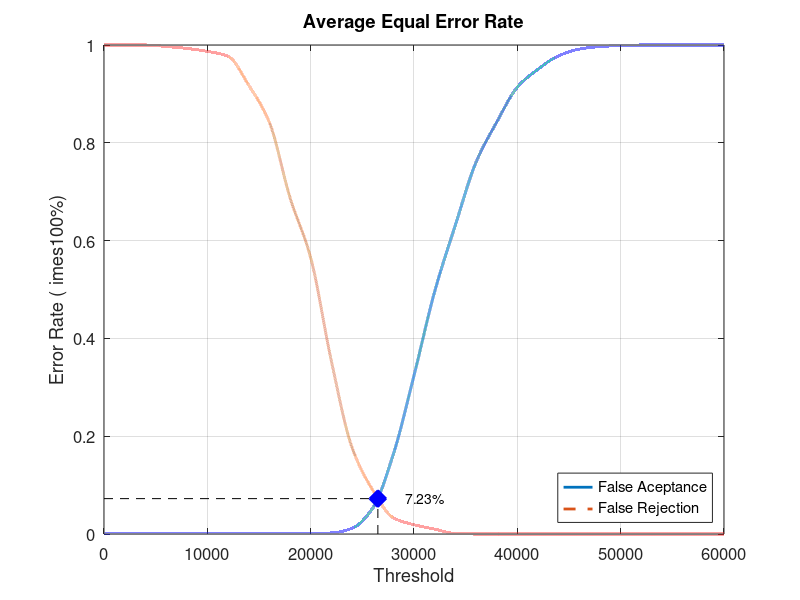
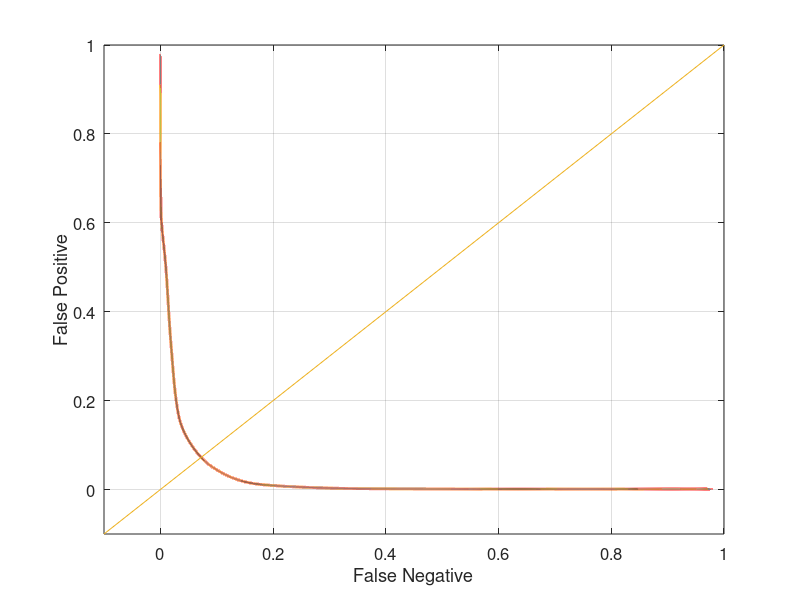

Write MATLAB code to recreate these figures, in order.
close all;
clear;
clc;
x = 0:2000:60000;
xq = 0:0.5:60000;

y0 = [0 0.00105263 0.00105263 0.00105263 0.00105263 0.00105263 0.00105263 0.00105263 0.00105263 0.00105263 0.00105263 0.00210526 0.0115789 0.0526316 0.163158 0.324211 0.495789 0.631579 0.76 0.842105 0.913684 0.950526 0.977895 0.991579 0.996842 0.998947 1 1 1 1 1]
yy0 = interp1(x, y0, xq, 'pchip');
y1 = [1 1 1 0.997 0.993 0.987 0.977 0.918 0.842 0.688 0.565 0.354 0.177 0.09 0.033 0.019 0.01 0.001 0 0 0 0 0 0 0 0 0 0 0 0 0]
yy1 = interp1(x, y1, xq, 'pchip');

% Calculating EER: 
y2 = abs(y0 - y1);
find(y2 == min(y2))
yy2 = abs(yy0 - yy1);
xEER = find(yy2 == min(yy2));
xEERIndex = xq(xEER) % X-axis EER
yEER = yy0(xEER) % Y-axis EER

main = figure
plot(xq, yy0,'-','LineWidth', 2);	hold on
plot(xq, yy1,'--','LineWidth', 2);	hold on
plot([xEERIndex xEERIndex], [0 yEER], 'k--');	hold on
plot([0 xEERIndex], [yEER yEER], 'k--');	hold on
plot(xEERIndex, yEER, 'bx', 'LineWidth', 10);	hold on
text(xEERIndex + 10 * xEERIndex / 100, yEER, [num2str(round((10000 * yEER)) / 100) '%'])
legend('False Aceptance', 'False Rejection', 'Location', 'SouthEast')
xlabel('Threshold')
ylabel('Error Rate (	imes100%)')
title('Average Equal Error Rate')
set(gca, 'FontSize', 12)
axis([0 60000 0 1])
grid on

print(main, 'Database3AverageMain', '-dpng');
FNRxFPR = figure('Color', [1 1 1]);
plot(yy1, yy0, '-', yy1, yy0, 'LineWidth', 2);
hold on
y = -0.1:0.1:1
plot(y, y); 
set(gca, 'FontSize', 12)
xlabel('False Negative')
ylabel('False Positive')
axis([-0.1 1 -0.1 1])
set(gca, 'FontSize', 12)
grid on

print(FNRxFPR, 'Database3AverageFNRxFPR','-dpng');
